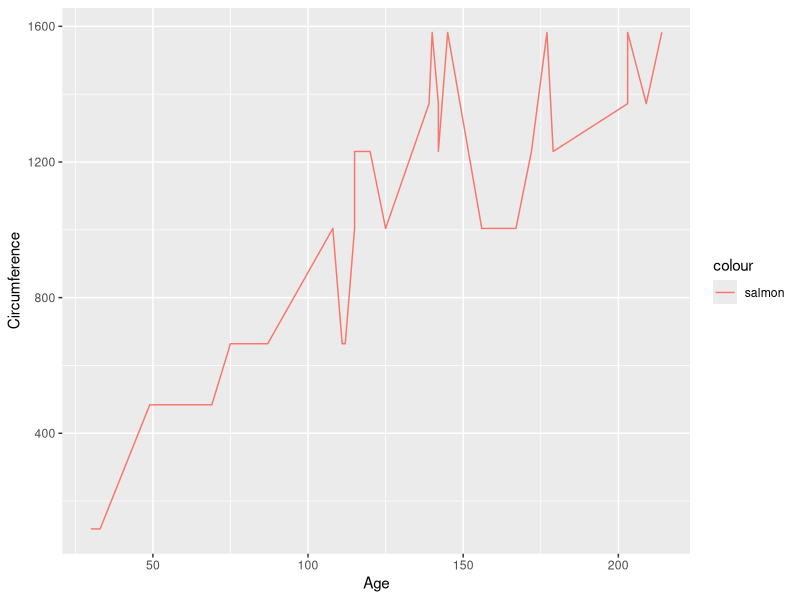
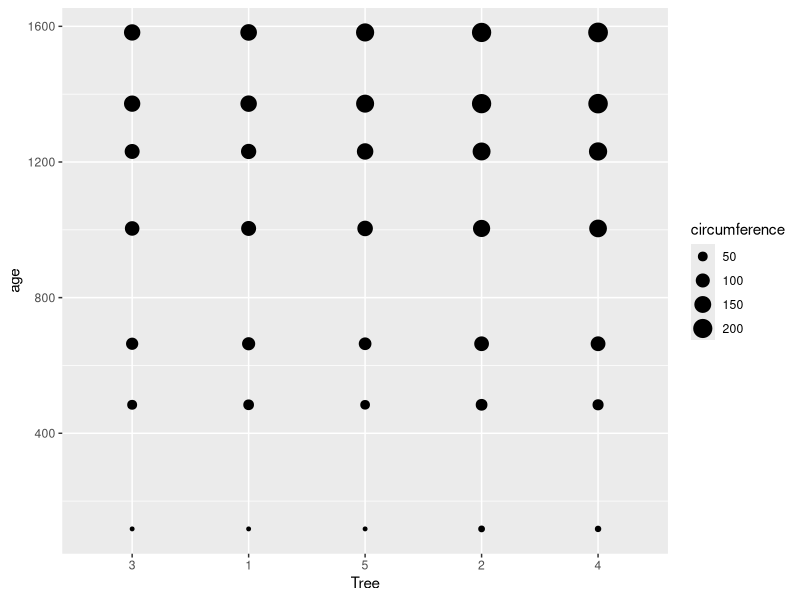

Generate these figures, in order, with R:
# Script Name: Class quiz
# Author:Robyn Manuel
# Date: 20/04/2021

 

# Question 1 --------------------------------------------------------------

 #List the various data classes and give an explanation and example for each class

# Nominal data and coninuous data.Nominal/ discrete data look at whole numbers,
# where as discrete data looks as decimals   

#List some of the functions used to view your data in R

# glimpse()
# head()
# tail()
# summarise()
# view() 

# Discuss skewness and Kurtosis

# Kurtosis looks at how the tail of the data looks, 
# Skewedness describes how the data is dispersed, whether or not it tendss more to the left or the right


# Question 2 --------------------------------------------------------------
library(tidyverse)
ls("package:datasets")
orange <- data("Orange")
orange <- Orange
glimpse(orange)

str(Orange)
# Orange belongs to nominal data class, as all observation where recorded as whole numbers. 

head(Orange)
tail(Orange)

summary(Orange)

#Determine the Mean, Median and 
#Standard deviation of the age and circumference of the oranges for each of the trees

Orange %>% 
  summarise(mean_age = mean(Orange$age), 
            sd_age = sd(Orange$age),
            med_age = median(Orange$age))

Orange %>% 
  summarise(mean_circum = mean(Orange$circumference), 
            sd_circum = sd(Orange$circumference),
            med_circum = median(Orange$circumference))

library("e1071")

kurtosis(Orange$circumference)
skewness(Orange$circumference)

Orange %>% 
  summarise(Min = min(Orange$circumference),
            Max = max(Orange$circumference),
            qrt1 = quantile(circumference, p = 0.25),
            qrt3 = median(circumference, p = 0.75))

summary(Orange$circumference)

library(ggplot2)

  ggplot(data = Orange, aes(x = circumference, y = age))+
    geom_line(aes( col = "salmon"))+
    labs(x = "Age", y = "Circumference")
    # the graph shows that there is an increase 
  #in tree circumference as there is an increase in tree age


ggplot(data = Orange, aes(x = Tree, y = age))+
  geom_point(aes(size= circumference))
            

# the graph shows that for all trees there is an increase in circumference size with age.




# Question 3 --------------------------------------------------------------

# mutate(): creates new columns
# select(): isolates specific columns, or collected data from specific columns.
# group_by(): sorts similar information in a coloumn to be grouped together.
# filter(): groups data required with similar information in that row.
# seperate(): sorts data which contains more then one variable




